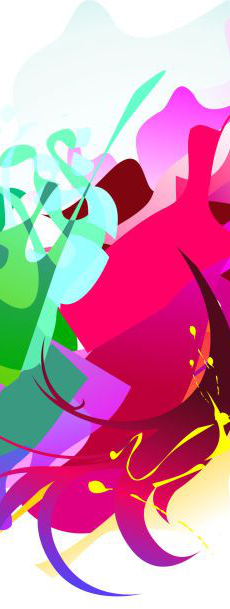
#> input picture 4-作业提交/易尚文_差别阈限/life.bmp, 230 x 609 px
$ python createpics.py
#> lines starting #> are read from the running program, lines starting #| are printed output that depends on the picture
from PIL import Image
from pylab import *
pil_im = Image.open('life.bmp').convert('L')
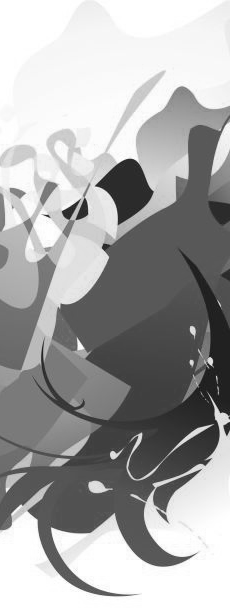
#> pil_im: PIL image 230x609 L; min 19, max 255, mean 166.4
im = array(pil_im)

for i in range(0, 255, 15):
    image = (i/255)*im
    out = Image.fromarray(uint8(image))
    out.save(str(int(i/15)) + ".bmp")
#> this loop made 17 passes
#> pass 2, `out = Image.fromarray(uint8(image))`:
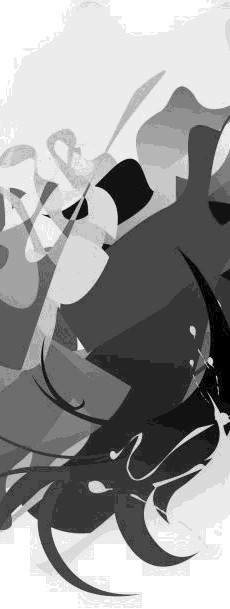
#> out: PIL image 230x609 L; min 1, max 15, mean 9.37; drawn with min black and max white
